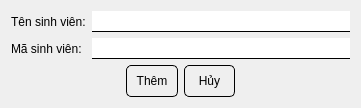
<?xml version="1.0" encoding="UTF-8"?>
<ui version="4.0">
 <class>Dialog</class>
 <widget class="QDialog" name="Dialog">
  <property name="geometry">
   <rect>
    <x>0</x>
    <y>0</y>
    <width>361</width>
    <height>108</height>
   </rect>
  </property>
  <property name="windowTitle">
   <string>Nhập dữ liệu học sinh</string>
  </property>
  <property name="styleSheet">
   <string notr="true">QPushButton{
    border: 1px solid black;
    border-radius: 5px;
    min-height: 20px;
	padding: 5px
}
QPushButton:hover{
	background-color: rgba(0, 0, 0, 0.7);
	border: 1px solid rgba(70, 212, 255, 0.7);
	color: white;
}
QPushButton:pressed{
	background-color: rgba(0, 0, 0, 0.3);
	color: white;
}
QLineEdit {
    border: none;
    border-bottom: 1px solid black;
    min-height: 20px;
}
</string>
  </property>
  <layout class="QGridLayout" name="gridLayout_2">
   <item row="0" column="0" colspan="3">
    <layout class="QGridLayout" name="gridLayout">
     <item row="0" column="0">
      <widget class="QLabel" name="label">
       <property name="text">
        <string>Tên sinh viên:</string>
       </property>
      </widget>
     </item>
     <item row="0" column="1">
      <widget class="QLineEdit" name="name_student"/>
     </item>
     <item row="1" column="0">
      <widget class="QLabel" name="label_2">
       <property name="text">
        <string>Mã sinh viên:</string>
       </property>
      </widget>
     </item>
     <item row="1" column="1">
      <widget class="QLineEdit" name="code_student"/>
     </item>
    </layout>
   </item>
   <item row="1" column="0">
    <spacer name="horizontalSpacer">
     <property name="orientation">
      <enum>Qt::Horizontal</enum>
     </property>
     <property name="sizeType">
      <enum>QSizePolicy::Fixed</enum>
     </property>
     <property name="sizeHint" stdset="0">
      <size>
       <width>70</width>
       <height>20</height>
      </size>
     </property>
    </spacer>
   </item>
   <item row="1" column="1">
    <layout class="QHBoxLayout" name="horizontalLayout">
     <property name="spacing">
      <number>6</number>
     </property>
     <property name="bottomMargin">
      <number>0</number>
     </property>
     <item>
      <widget class="QPushButton" name="save">
       <property name="text">
        <string>Thêm</string>
       </property>
      </widget>
     </item>
     <item>
      <widget class="QPushButton" name="cancel">
       <property name="text">
        <string>Hủy</string>
       </property>
      </widget>
     </item>
    </layout>
   </item>
   <item row="1" column="2">
    <spacer name="horizontalSpacer_2">
     <property name="orientation">
      <enum>Qt::Horizontal</enum>
     </property>
     <property name="sizeType">
      <enum>QSizePolicy::Fixed</enum>
     </property>
     <property name="sizeHint" stdset="0">
      <size>
       <width>70</width>
       <height>20</height>
      </size>
     </property>
    </spacer>
   </item>
  </layout>
 </widget>
 <resources/>
 <connections/>
</ui>
